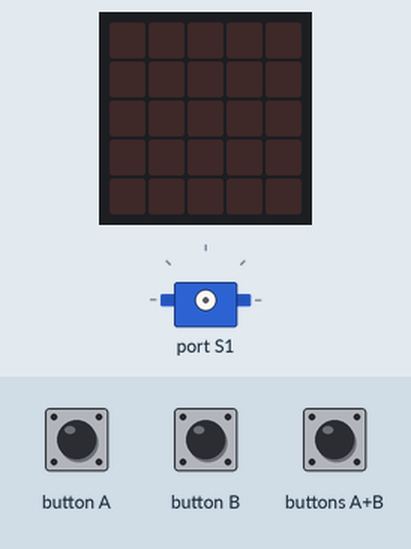
Bench run of a program on a simulated BBC micro:bit (MakeCode). On the bench: servo, the board's 5×5 LED display. The test bench sets the inputs (shaded band).

Above: at 1.2 s.
1.3 s: button A pressed for 0.15 s
At 2.6 s:
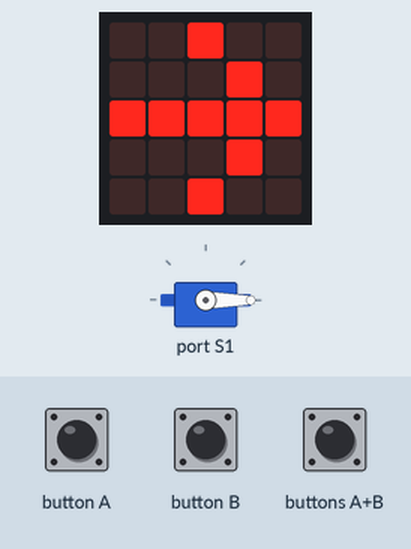
2.9 s: button B pressed for 0.15 s
At 3.8 s:
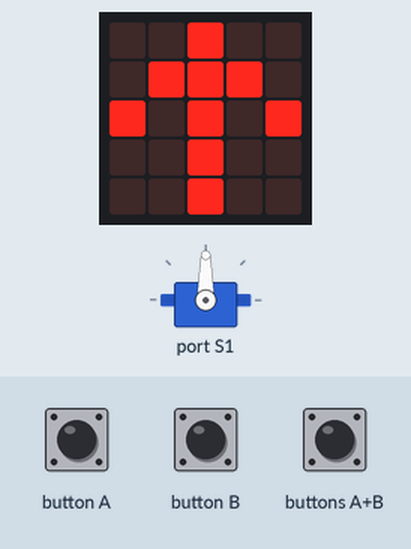
4.5 s: buttons A+B pressed for 0.15 s
At 5.0 s:
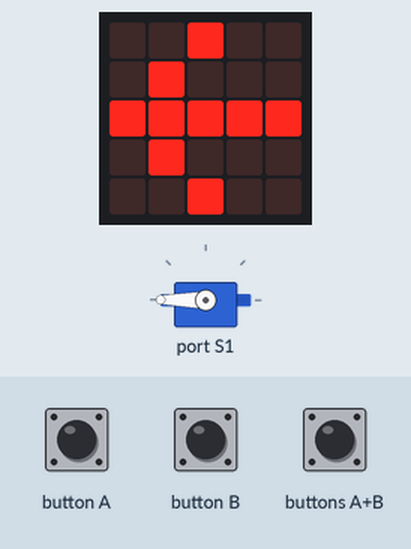
Timing chart, 0 to 7.5 s (numbered marks = the images above; inputs shaded):
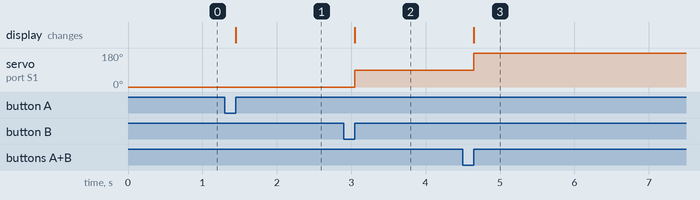

The program:

main.ts
```typescript
input.onButtonPressed(Button.A, function () {
    robotbit.Servo(robotbit.Servos.S1, 0)
    basic.showLeds(`
        . . # . .
        . . . # .
        # # # # #
        . . . # .
        . . # . .
        `)
    basic.pause(1000)
})
input.onButtonPressed(Button.AB, function () {
    robotbit.Servo(robotbit.Servos.S1, 180)
    basic.showLeds(`
        . . # . .
        . # . . .
        # # # # #
        . # . . .
        . . # . .
        `)
    basic.pause(1000)
})
input.onButtonPressed(Button.B, function () {
    robotbit.Servo(robotbit.Servos.S1, 90)
    basic.showLeds(`
        . . # . .
        . # # # .
        # . # . #
        . . # . .
        . . # . .
        `)
    basic.pause(1000)
})
```

test.ts
```typescript
// testes vão aqui; isto não será compilado quando este pacote for usado como uma extensão.
```

Measured:
- after the input at 1.3 s, the display: changes after 0.15 s (image 1)
- after the input at 2.9 s, servo on port S1: 0° → 90° after 0.15 s; the display: changes after 0.15 s (image 2)
- after the input at 4.5 s, servo on port S1: 90° → 180° after 0.15 s; the display: changes after 0.15 s (image 3)
